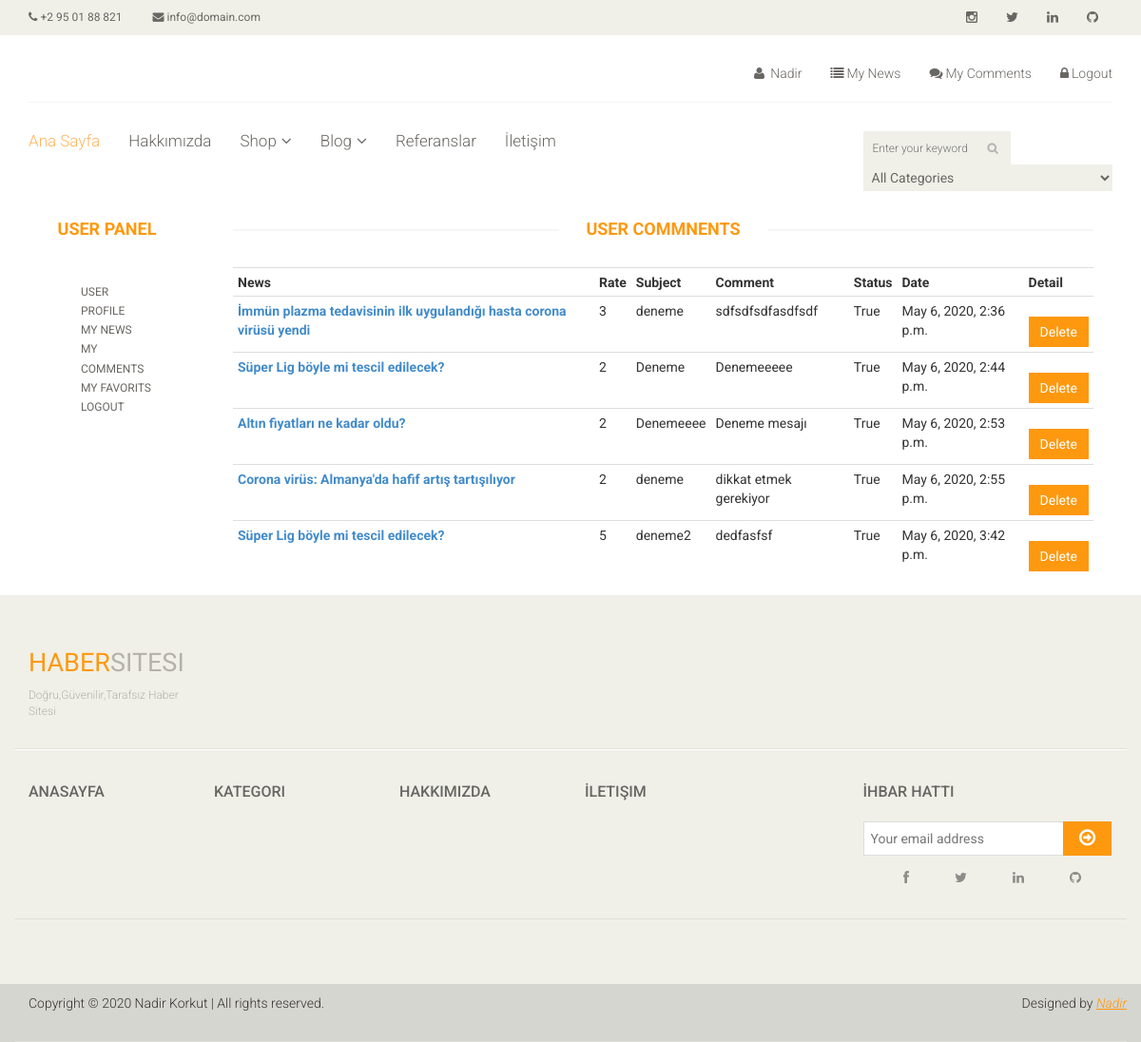
Page /user/comments/ (signed in) on the earlier database version.
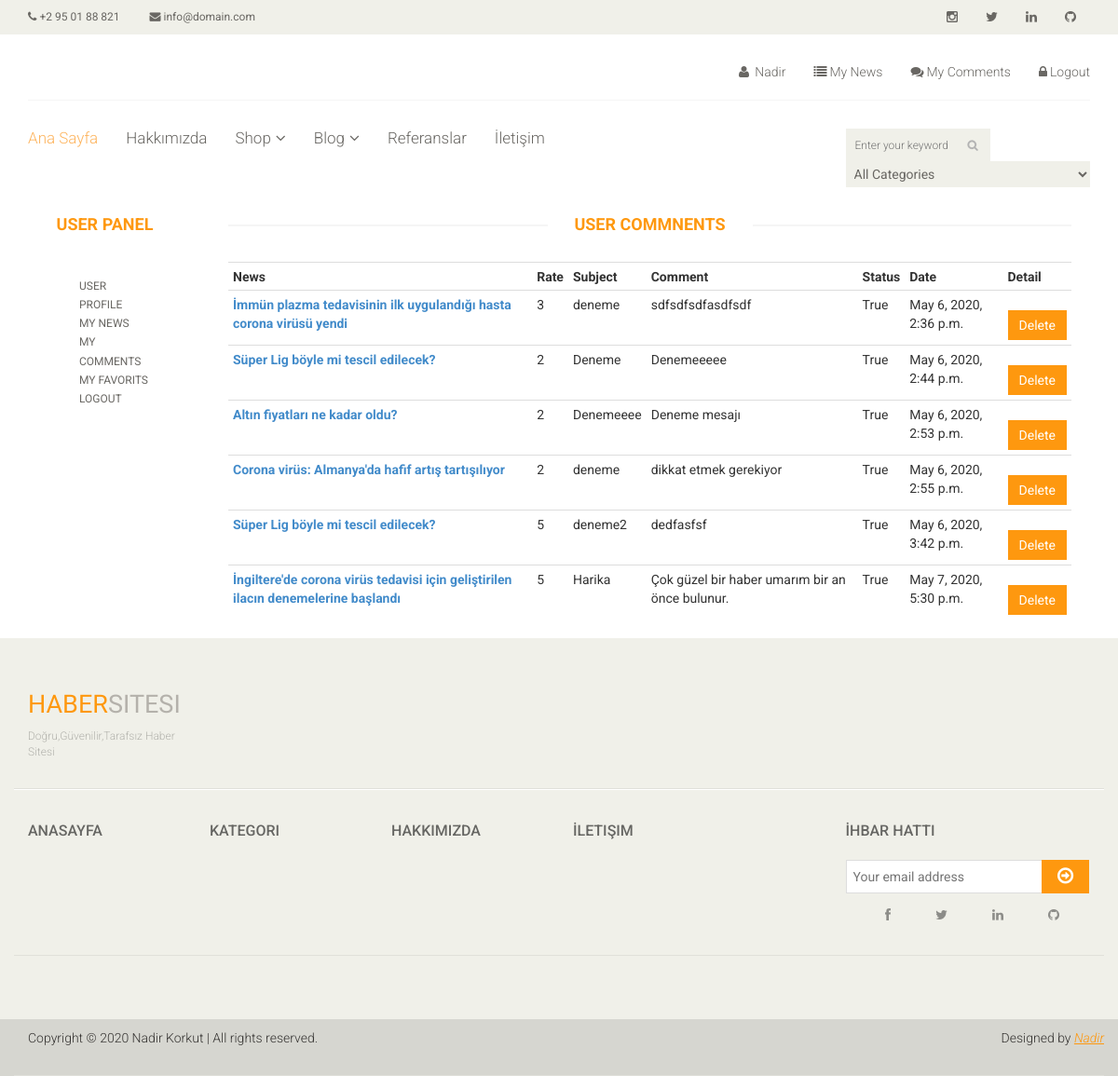
Same page on the later database version.
### news/models.py (models this page shows, shortened)
class Comment(models.Model):
    STATUS=(
        ('New', 'Yeni'),
        ('True', 'Evet'),
        ('False', 'Hayır'),
    )
    news = models.ForeignKey(News,on_delete=models.CASCADE)
    user = models.ForeignKey(User,on_delete=models.CASCADE)
    subject = models.CharField(max_length=50,blank=True)
    comment = models.TextField(max_length=50,blank=True)
    rate = models.IntegerField(blank=True)
    status = models.CharField(max_length=10,choices=STATUS,default='New')
    ip = models.CharField(blank=True,max_length=20)
    create_at = models.DateTimeField(auto_now_add=True)
    update_at = models.DateTimeField(auto_now=True)

class News(models.Model):
    STATUS=(
        ('True', 'Evet'),
        ('False', 'Hayır'),
    )
    category=models.ForeignKey(Category, on_delete=models.CASCADE) #relation with Category table
    title=models.CharField(max_length=150)
    keywords = models.CharField(blank=True,max_length=255)
    description = models.CharField(blank=True,max_length=255)
    image = models.ImageField(blank=True, upload_to='images/')
    detail=RichTextUploadingField()
    slug = models.SlugField(null=False, unique=True)
    status=models.CharField(max_length=10, choices=STATUS)
    create_at = models.DateTimeField(auto_now_add=True)
    update_at = models.DateTimeField(auto_now=True)
    def image_tag(self):
        return mark_safe('<img src="{}" height="50"/>'.format(self.image.url))
    image_tag.short_description = 'Image'

### user/views.py (the view)
# urls.py: path('comments/', views.comments, name='comments'),
@login_required(login_url='/login') #Check Login
def comments(request):
    category = Category.objects.all()
    current_user =request.user
    comments = Comment.objects.filter(user_id=current_user.id)
    context = {
        'category' : category,
        'comments' : comments,
    }
    return render(request, 'user_comments.html', context)

### user/templates/user_comments.html (shortened to what this page needs)
{% extends "homebase.html" %}
{% block content %}
    <div id="contact-page" class="container">
        <div class="bg">
            <div class="row">
                <div class="col-sm-2">
                    <div class="contact-form">
                        {% include "user_panel.html" %}
                    </div>
                </div>
                <div class="col-sm-10">
                    <div class="contact-info">
                        <h2 class="title text-center">User Commnents</h2>
                        <table class="table table-condensed">
                            <tr class="cart_menu">
                                <th class="text-left">News</th>
                                <th class="text-left">Rate</th>
                                <th class="text-left">Subject</th>
                                <th class="text-left">Comment</th>
                                <th class="text-left">Status</th>
                                <th class="text-left">Date</th>
                                <th class="text-left">Detail</th>
                            <tr>
                                {% for rs in comments %}
                                    <tr>
                                        <td class="text-left">
                                            <a href="/news/{{ rs.news.id }}/{{ rs.news.slug }}">
                                                <strong>{{ rs.news.title }}</strong>
                                            </a>
                                        </td>
                                        <td class="text-left">
                                            {{ rs.rate }}
                                        </td>
                                        <td class="text-left">
                                            {{ rs.subject }}
                                        </td>
                                        <td class="text-left">
                                            {{ rs.comment}}
                                        </td>
                                        <td class="text-left">
                                            {{ rs.status }}
                                        </td>
                                        <td class="text-left">
                                            {{ rs.create_at }}
                                        </td>
                                        <td class="text-left">
                                            <a class="btn btn-primary" href="/user/deletecomment/{{ rs.id }}" onclick="return confirm('Will be Delete! Are you sure')">Delete</a>
                                        </td>
                                    </tr>
                                {% endfor %}
                        </table>
                    </div>
                </div>
            </div>
        </div>
    </div>
{% endblock %}

### home/templates/homebase.html (shortened to what this page needs)
<!DOCTYPE html>
<html lang="en">
<head>
    {% load static %}
    <link href="{% static 'css/bootstrap.min.css' %}" rel="stylesheet">
    <link href="{%static 'css/font-awesome.min.css' %}" rel="stylesheet">
    <link href="{%static 'css/prettyPhoto.css' %}" rel="stylesheet">
    <link href="{%static 'css/price-range.css' %}" rel="stylesheet">
    <link href="{%static 'css/animate.css' %}" rel="stylesheet">
    <link href="{%static 'css/main.css' %}" rel="stylesheet">
    <link href="{%static 'css/responsive.css' %}" rel="stylesheet">
    <link rel="stylesheet" href="https://ajax.googleapis.com/ajax/libs/jqueryui/1.11.4/themes/smoothness/jquery-ui.css">
</head>
{% include 'header.html' %}
{% block content %}  {% endblock %}
{% include 'footer.html' %}
<body>
</body>
</html>

### home/templates/header.html (shortened to what this page needs)
{% load static %}
<header id="header">
    <div class="header_top">
        <div class="container">
            <div class="row">
                <div class="col-sm-6">
                    <div class="contactinfo">
                        <ul class="nav nav-pills">
                            <li><a href="#"><i class="fa fa-phone"></i> +2 95 01 88 821</a></li>
                            <li><a href="#"><i class="fa fa-envelope"></i> info@domain.com</a></li>
                        </ul>
                    </div>
                </div>
                <div class="col-sm-6">
                    <div class="social-icons pull-right">
                        <ul class="nav navbar-nav">
                            <li><a href="https://www.instagram.com/nadirkorkut/?hl=tr"><i class="fa fa-instagram"></i></a></li>
                            <li><a href="#"><i class="fa fa-twitter"></i></a></li>
                            <li><a href="https://www.linkedin.com/in/nadir-korkut-a5320b182/"><i class="fa fa-linkedin"></i></a></li>
                            <li><a href="https://github.com/nadirkorkut"><i class="fa fa-github"></i></a></li>
                        </ul>
                    </div>
                </div>
            </div>
        </div>
    </div>
    <div class="header-middle">
        <div class="container">
            <div class="row">
                <div class="col-sm-4">
                </div>
                <div class="col-sm-8">
                    {% if user.id is not None %}
                        <div class="shop-menu pull-right">
                        <ul class="nav navbar-nav">
                        <li><a href="/user"><i class="fa fa-user"></i> {{user.first_name}} </a></li>
                        <ul class="nav navbar-nav">
                        <li><a href="#"><i class="fa fa-list"></i>My News</a></li>
                        <li><a href="/user/comments/"><i class="fa fa-comments"></i>My Comments</a></li>
                        <li><a href="/logout/"><i class="fa fa-lock"></i>Logout</a></li>
                    </ul>
                    {% else %}
                        <li class="pull-right"><a href="/login/" class="text" style="color: #FE980F">LOGIN / </a> <a href="/signup/" class="text" style="color: #FE980F">SIGN UP</a></li>
                    {% endif %}
                    </ul>
                    </div>
                </div>
            </div>
        </div>
    </div>
    <div class="header-bottom">
        <div class="container">
            <div class="row">
                <div class="col-sm-9">
                    <div class="mainmenu pull-left">
                        <ul class="nav navbar-nav collapse navbar-collapse">
                            <li><a href="/" class="active">Ana Sayfa</a></li>
                            <li><a href="/hakkimizda">Hakkımızda</a></li>
                            <li class="dropdown"><a href="#">Shop<i class="fa fa-angle-down"></i></a>
                            </li>
                            <li class="dropdown"><a href="#">Blog<i class="fa fa-angle-down"></i></a>
                            </li>
                            <li><a href="/referanslar">Referanslar</a></li>
                            <li><a href="/iletisim">İletişim</a></li>
                        </ul>
                    </div>
                </div>
                <div class="col-sm-3">
                    <div class="search_box pull-right">
                        <form action="/search/" method="post">
                            <input id="query" name="query" class="input search-input" type="text" placeholder="Enter your keyword"/>
                            {% load mptt_tags %}
                            <select name="catid" class="input search-categories">
                                <option value="0">All Categories</option>
                            </select>
                        </form>
                    </div>
                </div>
            </div>
        </div>
    </div>
</header>

### user/templates/user_panel.html
<div class="contact-info">
    <h2 class="title text-center">User Panel</h2>
    <div class="panel-body">
        <ul class="text-left">
            <li><a href="/user">User Profile </a></li>
            <li><a href="">My News </a></li>
            <li><a href="/user/comments/">My Comments </a></li>
            <li><a href="">My Favorits</a></li>
            <li><a href="/logout">Logout </a></li>
        </ul>
    </div>
</div>

### home/templates/footer.html (shortened to what this page needs)
<footer id="footer">
    <div class="footer-top">
        <div class="container">
            <div class="row">
                <div class="col-sm-2">
                    <div class="companyinfo">
                        <h2><span>Haber</span>Sitesi</h2>
                        <p>Doğru,Güvenilir,Tarafsız Haber Sitesi</p>
                    </div>
                </div>
                <div class="col-sm-7">
                </div>
            </div>
        </div>
        <div class="footer-widget">
            <div class="container">
                <div class="row">
                    <div class="col-sm-2">
                        <div class="single-widget">
                            <a href="/"><h2>Anasayfa</h2></a>
                        </div>
                    </div>
                    <div class="col-sm-2">
                        <div class="single-widget">
                            <a href=""><h2>Kategori</h2></a>
                        </div>
                    </div>
                    <div class="col-sm-2">
                        <div class="single-widget">
                            <a href="/hakkimizda/"><h2>Hakkımızda</h2></a>
                        </div>
                    </div>
                    <div class="col-sm-2">
                        <div class="single-widget">
                            <a href="/iletisim/"><h2>İletişim</h2></a>
                        </div>
                    </div>
                    <div class="col-sm-3 col-sm-offset-1">
                        <div class="single-widget">
                            <h2>İhbar Hattı</h2>
                            <form action="#" class="searchform">
                                <input type="text" placeholder="Your email address" />
                                <button type="submit" class="btn btn-default"><i class="fa fa-arrow-circle-o-right"></i></button>
                                <div class="social-icons pull-right">
                                    <ul class="nav navbar-nav">
                                        <li><a href="#"><i class="fa fa-facebook"></i></a></li>
                                        <li><a href="#"><i class="fa fa-twitter"></i></a></li>
                                        <li><a href="#"><i class="fa fa-linkedin"></i></a></li>
                                        <li><a href="#"><i class="fa fa-github"></i></a></li>
                                    </ul>
                                </div>
                            </form>
                        </div>
                    </div>
                </div>
            </div>
        </div>
        <div class="footer-bottom">
            <div class="container">
                <div class="row">
                    <p class="pull-left">Copyright © 2020 Nadir Korkut | All rights reserved.</p>
                    <p class="pull-right">Designed by <span><a target="_blank" href="https://github.com/nadirkorkut">Nadir</a></span></p>
                </div>
            </div>
        </div>
    </div>
</footer>
{% load static %}

Differences in the rows shown:
added Comment: news "İngiltere'de corona virüs tedavisi için geliştirilen ilacın denemelerine başlandı", rate "5", subject "Harika", comment "Çok güzel bir haber umarım bir an önce bulunur.", status "True", create_at "May 7, 2020, 5:30 p.m."
